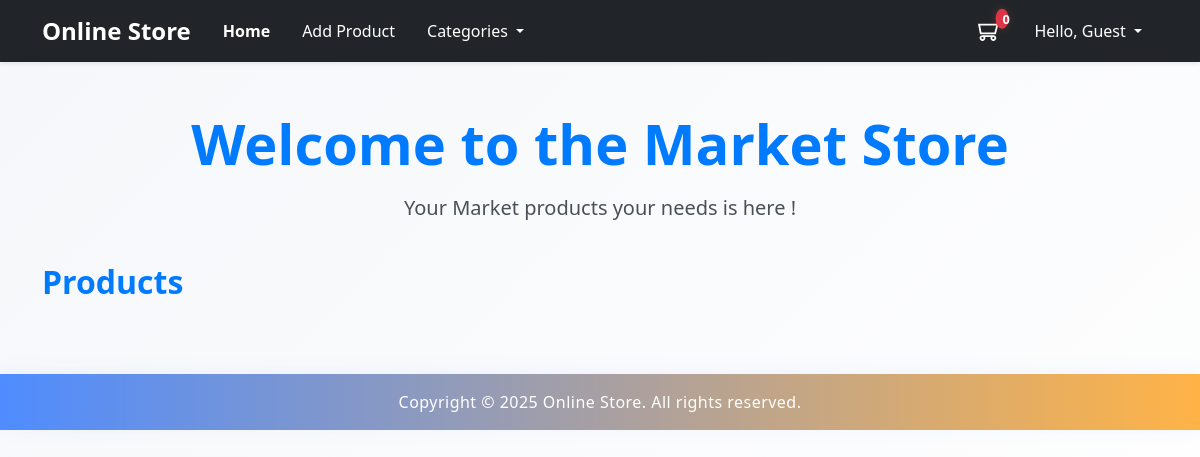
Before: / with the older database file.
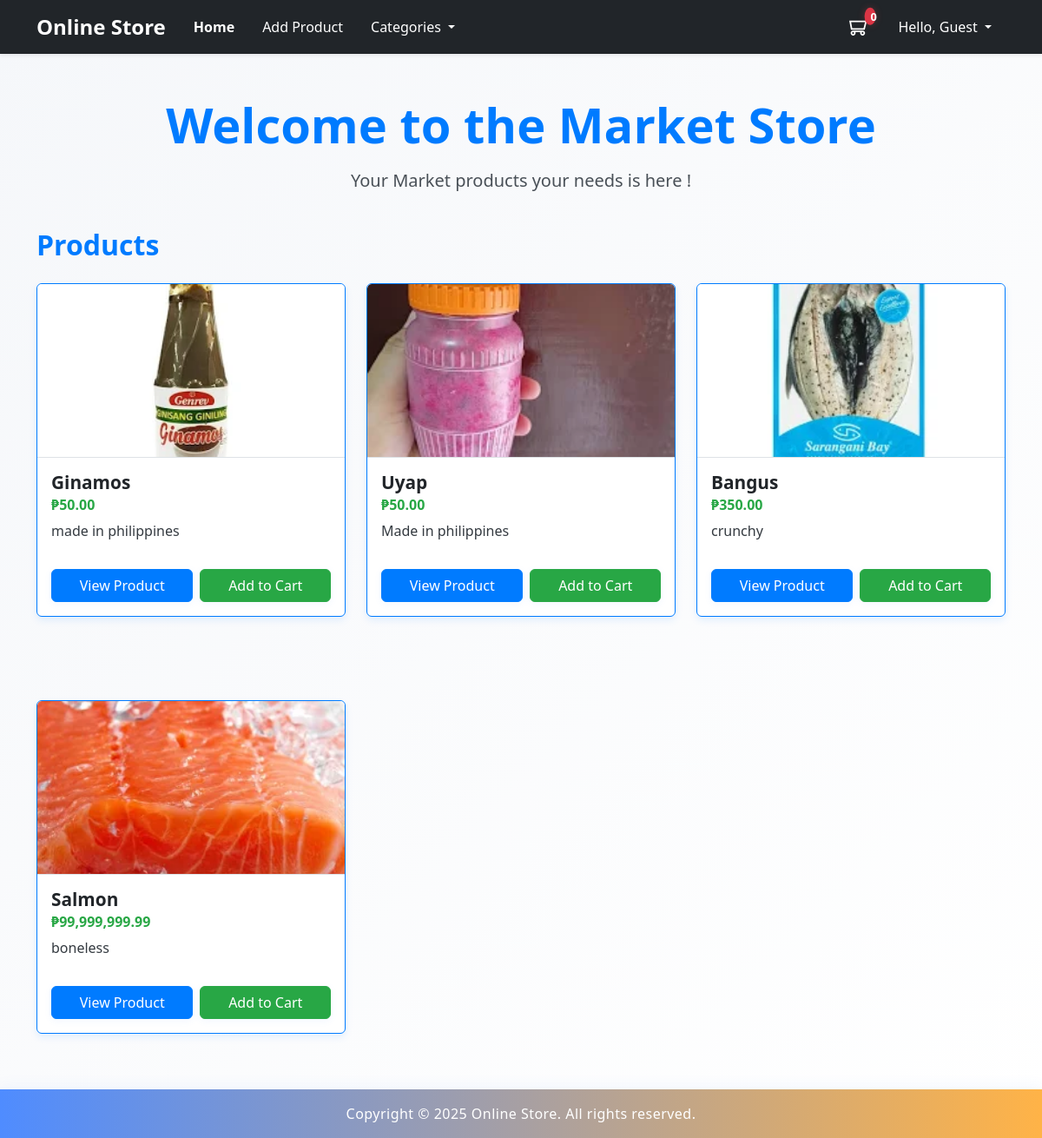
After: the same page with the newer database file.
### tables this page shows
CREATE TABLE `products` (
  `id` int(11) NOT NULL,
  `name` varchar(255) NOT NULL,
  `description` text DEFAULT NULL,
  `price` decimal(10,2) NOT NULL,
  `slug` varchar(255) NOT NULL,
  `image_path` varchar(255) DEFAULT NULL,
  `category_id` int(11) DEFAULT NULL,
  `created_at` timestamp NOT NULL DEFAULT current_timestamp(),
  `updated_at` timestamp NOT NULL DEFAULT current_timestamp() ON UPDATE current_timestamp()
);

### helpers/functions.php (called while the page is built, shortened)
<?php
function template($path) {
    include 'templates/' . $path;
}
function countCart() {
    return 0;
}

### app/includes/database.php (called while the page is built, shortened)
<?php
class Database {
    private $host = "localhost";
    private $db_name = "mini_framework_store";
    private $username = "root";
    private $password = "";
    protected $conn;
    public function __construct() {
        try {
            $this->conn = new \PDO("mysql:host=" . $this->host . ";dbname=" . $this->db_name, $this->username, $this->password);
            $this->conn->setAttribute(\PDO::ATTR_ERRMODE, \PDO::ERRMODE_EXCEPTION);
        } catch (\PDOException $e) {
            die("Connection failed: " . $e->getMessage());
        }
    }
    public function getConnection() {
        return $this->conn;
    }
}

### app/models/Product.php (called while the page is built, shortened)
<?php
class Product extends Database
{
    private $db;
    public function __construct()
    {
        $this->db = $this->getConnection();
    }
    public function getAll()
    {
        $sql = "SELECT * FROM products";
        $stmt = $this->db->prepare($sql);
        $stmt->execute();
        return $stmt->fetchAll(\PDO::FETCH_ASSOC);
    }
}

### index.php (the view, shortened to what this page needs)
<?php include 'helpers/functions.php'; ?>
<?php template('header.php'); ?>
<?php
$products = new Product();
$amounLocale = 'en_PH';
$pesoFormatter = new NumberFormatter($amounLocale, NumberFormatter::CURRENCY);
?>
<!DOCTYPE html>
<html lang="en">
<head>
    <link href="https://cdn.jsdelivr.net/npm/bootstrap@5.3.0/dist/css/bootstrap.min.css" rel="stylesheet">
</head>
<body>
    <div class="container my-5 fade-in-section">
        <div class="row align-items-center mb-4">
            <div class="col-md-12">
                <h1 class="text-center display-4 fw-bold mb-3">Welcome to the Market Store</h1>
                <p class="text-center lead">Your Market products your needs is here !</p>
            </div>
        </div>
        <div class="row">
            <h2 class="mb-4 fw-semibold text-primary">Products</h2>
            <?php foreach($products->getAll() as $product): ?>
            <div class="col-12 col-sm-6 col-md-4 mb-4 d-flex align-items-stretch">
                <div class="card w-100 animate-card">
                    <img src="<?php echo $product['image_path'] ?>" class="card-img-top" alt="...">
                    <div class="card-body d-flex flex-column">
                        <h5 class="card-title mb-2"><?php echo $product['name'] ?></h5>
                        <h6 class="card-subtitle mb-2 text-success"><?php echo $formattedAmount = $pesoFormatter->formatCurrency($product['price'], 'PHP') ?></h6>
                        <p class="card-text flex-grow-1"><?php echo $product['description'] ?></p>
                        <div class="mt-3 d-flex gap-2">
                            <a href="product.php?id=<?php echo $product['id'] ?>" class="btn btn-primary flex-fill">View Product</a>
                            <a href="#" class="btn btn-success add-to-cart flex-fill" data-productid="<?php echo $product['id'] ?>" data-quantity="1">Add to Cart</a>
                        </div>
                    </div>
                </div>
            </div>
            <?php endforeach; ?>
        </div>
    </div>
</body>
</html>
<?php template('footer.php'); ?>

### templates/header.php (shortened to what this page needs)
<!DOCTYPE html>
<html lang="en">
<head>
    <link rel="stylesheet" href="assets/css/bootstrap.min.css">
    <link rel="stylesheet" href="assets/css/styles.css">
</head>
<body class="store-body">
    <nav class="navbar navbar-expand-lg navbar-dark bg-dark shadow-sm fade-in-section">
    <div class="container">
        <a class="navbar-brand fw-bold fs-4 logo-animate" href="index.php">Online Store</a>
        <div class="collapse navbar-collapse" id="navbarSupportedContent">
            <ul class="navbar-nav me-auto mb-2 mb-lg-0">
                <li class="nav-item">
                    <a class="nav-link active px-3" aria-current="page" href="index.php">Home</a>
                </li>
                <li class="nav-item">
                    <a class="nav-link px-3" href="add-product.php">Add Product</a>
                </li>
                <li class="nav-item dropdown">
                    <a class="nav-link dropdown-toggle px-3" href="#" role="button" data-bs-toggle="dropdown" aria-expanded="false">
                        Categories
                    </a>
                </li>
            </ul>
            <a class="icon-link position-relative me-3" href="cart.php" title="Cart">
                <span id="cart-count" class="badge bg-danger position-absolute top-0 start-100 translate-middle"><?php echo countCart(); ?></span>
            </a>
            <ul class="navbar-nav mb-2 mb-lg-0">
                <li class="nav-item dropdown">
                    <a class="nav-link dropdown-toggle px-3" href="#" role="button" data-bs-toggle="dropdown" aria-expanded="false">
                        Hello, <?php echo isset($_SESSION['user']) ? $_SESSION['user']['name'] : 'Guest'; ?>
                    </a>
                </li>
            </ul>
        </div>
    </div>
    </nav>

### templates/footer.php (shortened to what this page needs)
    <footer class="bg-light text-center text-lg-start modern-footer fade-in-section">
        <div class="text-center p-3">
            Copyright © 2025 Online Store. All rights reserved.
        </div>
    </footer>
</body>
</html>

### assets/css/styles.css (style rules this page uses)
:root { --primary: #4f8cff; --secondary: #f5f7fa; --accent: #ffb347; --danger: #ff4f4f; --success: #4fd18c; --dark: #23272f; --light: #ffffff; --shadow: 0 4px 24px rgba(0,0,0,0.08); }
body, .store-body { background: linear-gradient(135deg, var(--secondary) 0%, var(--light) 100%); font-family: 'Segoe UI', Tahoma, Geneva, Verdana, sans-serif; font-size: 16px; color: var(--dark); margin: 0; padding: 0; min-height: 100vh; }
.navbar { background: rgba(35, 39, 47, 0.95) !important; backdrop-filter: blur(8px); box-shadow: var(--shadow); transition: background 0.4s; }
.navbar-nav .nav-link { color: var(--light); transition: color 0.3s, text-shadow 0.3s; padding-left: 1rem; padding-right: 1rem; }
.navbar-nav .nav-link.active { color: var(--accent); font-weight: 700; }
.card { border: none; border-radius: 1.2rem; box-shadow: var(--shadow); transition: transform 0.3s cubic-bezier(.4,2,.3,1), box-shadow 0.3s; overflow: hidden; background: var(--light); margin-bottom: 2rem; opacity: 0; transform: translateY(40px); animation: fadeInUp 0.7s forwards; }
.card-img-top { border-radius: 1.2rem 1.2rem 0 0; object-fit: cover; height: 220px; transition: filter 0.3s; }
.card-title { font-size: 1.3rem; font-weight: 700; color: var(--primary); }
.card-subtitle { color: var(--success); font-weight: 600; }
.card-text { color: #555; }
.btn { border-radius: 2rem; font-weight: 600; transition: background 0.3s, transform 0.2s; box-shadow: 0 2px 8px rgba(79,140,255,0.08); }
.btn-primary { background: var(--primary); border: none; }
.btn-success { background: var(--success); border: none; }
.add-to-cart { position: relative; overflow: hidden; }
.add-to-cart:after { content: ''; display: block; position: absolute; left: 50%; top: 50%; width: 0; height: 0; background: rgba(79,140,255,0.15); border-radius: 100%; transform: translate(-50%, -50%); transition: width 0.4s, height 0.4s; z-index: 0; }
.icon-link svg { vertical-align: middle; transition: fill 0.3s; }
#cart-count { font-size: 0.8rem; font-weight: 700; padding: 0.3em 0.5em; border-radius: 50%; box-shadow: 0 0 8px rgba(255,79,79,0.25); background: var(--danger); color: var(--light); position: absolute; top: 0; right: 0; transform: translate(50%, -50%) scale(1); transition: transform 0.3s cubic-bezier(.4,2,.3,1); }
footer { background: linear-gradient(90deg, var(--primary) 0%, var(--accent) 100%); color: var(--light); box-shadow: 0 -2px 16px rgba(79,140,255,0.08); margin-top: 3rem; animation: fadeIn 1.2s; }
footer .p-3 { font-size: 1rem; letter-spacing: 0.03em; }

### index.php (style rules this page uses)
body { background-color: #f8f9fa; color: #212529; }
.fade-in-section { opacity: 0; transform: translateY(20px); animation: fadeIn 1s forwards; animation-delay: 0.2s; }
.text-center.display-4.fw-bold { color: #007bff; }
.lead { color: #495057; }
h2.text-primary { color: #007bff !important; }
.card { border: 1px solid #007bff; box-shadow: 0 4px 8px rgba(0, 123, 255, 0.1); transition: transform 0.3s ease, box-shadow 0.3s ease; }
.card-img-top { max-height: 200px; object-fit: cover; border-bottom: 1px solid #dee2e6; }
.card-title { color: #212529; }
.card-subtitle.text-success { color: #28a745 !important; font-weight: bold; }
.card-text { color: #343a40; }
.btn-primary { background-color: #007bff; border-color: #007bff; color: white; }
.btn-success { background-color: #28a745; border-color: #28a745; color: white; }
.animate-card { animation: fadeInCard 0.5s forwards; opacity: 0; }

Changed rows visible on the page:
added products: image_path (picture), name "Ginamos", price "₱50.00", description "made in philippines"
added products: image_path (picture), name "Uyap", price "₱50.00", description "Made in philippines"
added products: image_path (picture), name "Bangus", price "₱350.00", description "crunchy"
added products: image_path (picture), name "Salmon", price "₱99,999,999.99", description "boneless"
